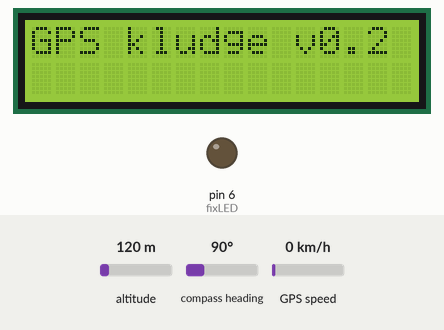
A sketch run on a simulated Arduino Uno, built with avr-gcc and run on an emulated ATmega328P. Shown: 16×2 character LCD, output pins drawn as LEDs (lit = HIGH). Inputs (shaded band) come from the test bench; at power-on: GPS speed 0 km/h, altitude 120 m, compass heading 90°. The GPS gets a fix after 3 s at 37.7749, -122.4194 with 8 satellites; what the sketch prints to the serial monitor is not drawn.

Above: at 1.3 s.
At 2.9 s:
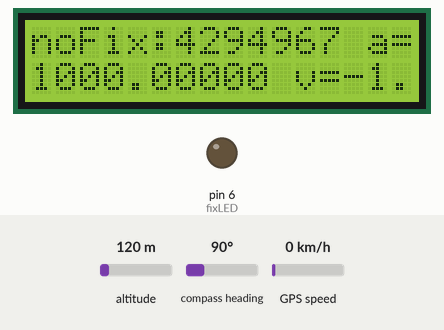
3.0 s: GPS speed set to 2 km/h
At 4.5 s:
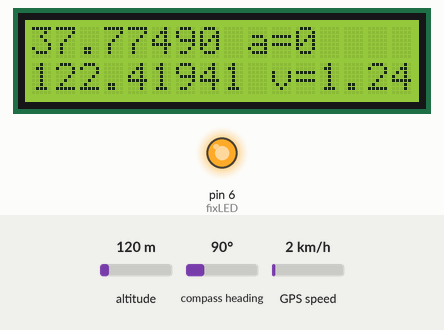
4.8 s: GPS speed set to 30 km/h
At 6.6 s:
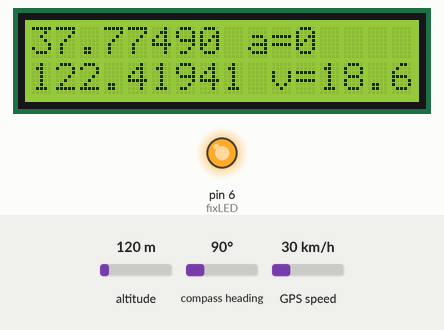
6.9 s: GPS speed set to 60 km/h
At 8.9 s:
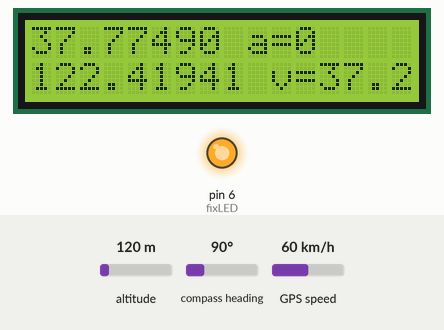
Timing chart, 0 to 10.4 s (numbered marks = the images above; inputs shaded):
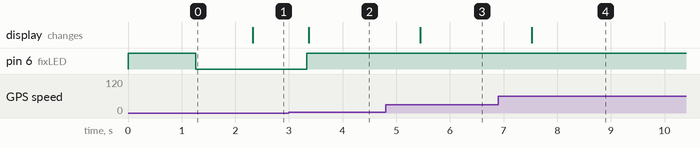

Measured:
- after the input at 3.0 s, the display: changes after 0.37 s (image 2)
- after the input at 4.8 s, the display: changes after 0.65 s (image 3)
- after the input at 6.9 s, the display: changes after 0.63 s (image 4)

The sketch:

TinyGPS_test_with_gps_device.pde
```cpp
#include <NewSoftSerial.h>
#include <TinyGPS.h>
#include <LiquidCrystal.h>

/* This sample code demonstrates the normal use of a TinyGPS object.
   It requires the use of NewSoftSerial, and assumes that you have a
   4800-baud serial GPS device hooked up on pins 2(rx) and 3(tx).
*/

TinyGPS gps;
NewSoftSerial nss(7, 8);

void gpsdump(TinyGPS &gps);
bool feedgps();
void printFloat(double f, int digits = 2);

// initialize LCD library with the numbers of the interface pins
LiquidCrystal lcd(12, 11, 5, 4, 3, 2);

#define fixLED 6


void setup()
{
  Serial.begin(115200);
  nss.begin(9600);

  pinMode(fixLED, OUTPUT);
  digitalWrite(fixLED, HIGH);

  Serial.print("Testing TinyGPS library v. "); Serial.println(TinyGPS::library_version());
  Serial.println("by Mikal Hart");
  Serial.println();
  Serial.print("Sizeof(gpsobject) = "); Serial.println(sizeof(TinyGPS));
  Serial.println();
  lcd.begin(16, 2);
  lcd.print("GPS kludge v0.2");
  delay(1200);
  digitalWrite(fixLED, LOW);

}

void loop()
{
  bool newdata = false;
  unsigned long start = millis();

  // Every 5 seconds we print an update
  while (millis() - start < 1000)
  {
    if (feedgps())
      newdata = true;
  }

  //if (newdata) {
    Serial.println("Acquired Data");
    Serial.println("-------------");
    gpsdump(gps);
    Serial.println("-------------");
    Serial.println();
  //}
}

void printFloat(double number, int digits)
{
  // Handle negative numbers
  if (number < 0.0)
  {
     Serial.print('-');
     number = -number;
  }

  // Round correctly so that print(1.999, 2) prints as "2.00"
  double rounding = 0.5;
  for (uint8_t i=0; i<digits; ++i)
    rounding /= 10.0;

  number += rounding;

  // Extract the integer part of the number and print it
  unsigned long int_part = (unsigned long)number;
  double remainder = number - (double)int_part;
  Serial.print(int_part);

  // Print the decimal point, but only if there are digits beyond
  if (digits > 0)
    Serial.print(".");

  // Extract digits from the remainder one at a time
  while (digits-- > 0)
  {
    remainder *= 10.0;
    int toPrint = int(remainder);
    Serial.print(toPrint);
    remainder -= toPrint;
  }
}

void gpsdump(TinyGPS &gps)
{
  long lat, lon;
  float flat, flon;
  unsigned long age, date, time, chars;
  int year;
  byte month, day, hour, minute, second, hundredths;
  unsigned short sentences, failed;

  gps.get_position(&lat, &lon, &age);
  Serial.print("Lat/Long(10^-5 deg): "); Serial.print(lat); Serial.print(", "); Serial.print(lon);
  feedgps();
  Serial.print(" Fix age: "); Serial.print(age); Serial.println("ms.");


  feedgps(); // If we don't feed the gps during this long routine, we may drop characters and get checksum errors

  gps.f_get_position(&flat, &flon, &age);
  Serial.print("Lat/Long(float): "); printFloat(flat, 5); Serial.print(", "); printFloat(flon, 5);
  Serial.print(" Fix age: "); Serial.print(age); Serial.println("ms.");
  feedgps();
  lcd.setCursor(0, 0);
  if ((age) > 30000) {
    lcd.print("noFix:");
    lcd.print(age/1000);
    digitalWrite(fixLED, LOW);

  } else {
    lcd.print(flat,5);
    digitalWrite(fixLED, HIGH);
  }

  lcd.print(" a=");
  lcd.print(gps.f_altitude_feet());
  lcd.print("                 ");

  feedgps();

  gps.get_datetime(&date, &time, &age);
  Serial.print("Date(ddmmyy): "); Serial.print(date); Serial.print(" Time(hhmmsscc): "); Serial.print(time);
  Serial.print(" Fix age: "); Serial.print(age); Serial.println("ms.");

  feedgps();

  gps.crack_datetime(&year, &month, &day, &hour, &minute, &second, &hundredths, &age);
  Serial.print("Date: "); Serial.print(static_cast<int>(month)); Serial.print("/"); Serial.print(static_cast<int>(day)); Serial.print("/"); Serial.print(year);
  feedgps();
  Serial.print("  Time: "); Serial.print(static_cast<int>(hour)); Serial.print(":"); Serial.print(static_cast<int>(minute)); Serial.print(":"); Serial.print(static_cast<int>(second)); Serial.print("."); Serial.print(static_cast<int>(hundredths));
  feedgps();
  Serial.print("  Fix age: ");  Serial.print(age); Serial.println("ms.");

  feedgps();

  Serial.print("Alt(cm): "); Serial.print(gps.altitude()); Serial.print(" Course(10^-2 deg): "); Serial.print(gps.course()); Serial.print(" Speed(10^-2 knots): "); Serial.println(gps.speed());
  feedgps();
  Serial.print("Alt(float): "); printFloat(gps.f_altitude()); Serial.print(" Course(float): "); printFloat(gps.f_course()); Serial.println();
feedgps();
  Serial.print("Alt(feet): "); Serial.println(gps.f_altitude_feet());
  feedgps();
  Serial.print("Speed(knots): "); printFloat(gps.f_speed_knots()); Serial.print(" (mph): ");  printFloat(gps.f_speed_mph());
  Serial.print(" (mps): "); printFloat(gps.f_speed_mps()); Serial.print(" (kmph): "); printFloat(gps.f_speed_kmph()); Serial.println();

  feedgps();

  gps.stats(&chars, &sentences, &failed);
  Serial.print("Stats: characters: "); Serial.print(chars); Serial.print(" sentences: "); Serial.print(sentences); Serial.print(" failed checksum: "); Serial.println(failed);

  feedgps();
  lcd.setCursor(0, 1);
  lcd.print(fabs(flon),5);
  lcd.print(" v=");
  lcd.print(gps.f_speed_mph());		// speed (knots)


}

bool feedgps()
{
  while (nss.available())
  {
    if (gps.encode(nss.read()))
      return true;
  }
  return false;
}
```
